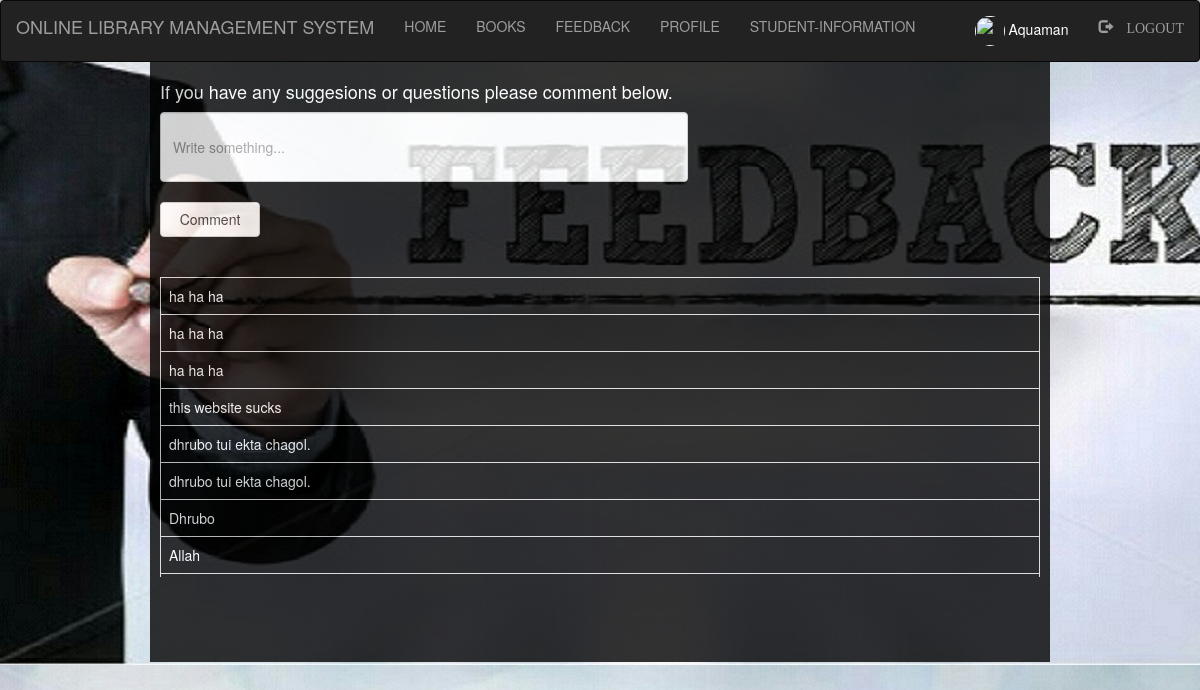
The app's page /library/admin/feedback.php (signed in) with its own data.
### tables this page shows
CREATE TABLE `cmnts` (
  `id` int(100) NOT NULL,
  `comment` varchar(300) NOT NULL
);

### library/admin/feedback.php (the view, shortened to what this page needs)
<?php
  include "navbar.php";
  include "connection.php";
?>
<!DOCTYPE html>
<html>
<head>
	<link rel="stylesheet" type="text/css" href="style.css">
    <link rel="stylesheet" href="https://maxcdn.bootstrapcdn.com/bootstrap/3.3.7/css/bootstrap.min.css">
</head>
<body>
	<div class="wrapper">
		<h4>If you have any suggesions or questions please comment below.</h4>
		<form style="color:aliceblue" action="" method="post">
			<input class="form-control" type="text" name="comment" placeholder="Write something..."><br>
			<input class="btn btn-default" type="submit" name="submit" value="Comment" style="width: 100px; height: 35px;">
		</form>
<br><br>
	<div class="scroll">
		<?php
			if(isset($_POST['submit']))
			{
				$sql="INSERT INTO `cmnts` VALUES('','$_POST[comment]');";
				if(mysqli_query($db,$sql))
				{
					$q="SELECT * FROM `cmnts` ORDER BY `cmnts`.`id` DESC";
					$res=mysqli_query($db,$q);
					echo "<table class='table table-bordered'>";
					while ($row=mysqli_fetch_assoc($res))
					{
						echo "<tr>";
							echo "<td>"; echo $row['comment']; echo "</td>";
						echo "</tr>";
					}
				}
			}
			else
			{
				$q="SELECT * FROM `cmnts` ORDER BY `cmnts`.`id` DESC";
					$res=mysqli_query($db,$q);
					echo "<table class='table table-bordered'>";
					while ($row=mysqli_fetch_assoc($res))
					{
						echo "<tr>";
							echo "<td>"; echo $row['comment']; echo "</td>";
						echo "</tr>";
					}
			}
		?>
	</div>
	</div>
</body>
</html>

### library/admin/style.css (style rules this page uses)
html,body,div,span,object,iframe, h1,h2,h3,h4,h5,h6,p,blockquote,pre, abbr,address,cite,code, del,dfn,em,img,ins,kbd,q,samp, small,strong,sub,sup,var, b,i, dl,dt,dd,ol,ul,li, fieldset,form,label,legend, table,caption,tbody,tfoot,thead,tr,th,td, article,aside,canvas,details,figcaption,figure, footer,header,hgroup,menu,nav,section,summary, time,mark,audio,video { margin: 0; padding: 0; border: 0; outline: 0; font-size: 100%; vertical-align: baseline; background: transparent; }
body { line-height: 1; }
table { border-collapse: collapse ; border-spacing:0 ; }
input,select { vertical-align: middle; }
.wrapper { height: 710px; width: 1535px; }
input { height: 25px; width: 300px; }

### library/admin/feedback.php (style rules this page uses)
body { background-image: url("images/66.jpg"); }
.wrapper { padding: 10px; margin: -20px auto; width:900px; height: 600px; background-color: black; opacity: .8; color: white; }
.form-control { height: 70px; width: 60%; }
.scroll { width: 100%; height: 300px; overflow: auto; }

### records on screen
cmnts: comment "ha ha ha"
cmnts: comment "ha ha ha"
cmnts: comment "ha ha ha"
cmnts: comment "this website sucks"
cmnts: comment "dhrubo tui ekta chagol."
cmnts: comment "dhrubo tui ekta chagol."
cmnts: comment "Dhrubo"
cmnts: comment "Allah"

### other values on screen
$_SESSION['login_user'] "Aquaman"
